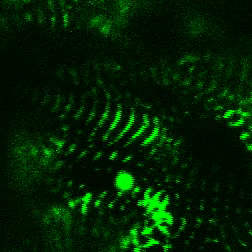
#> input picture frame 16 of src/project.avi, 252 x 252 px, given in place of A_25.avi, which was not available
$ python Read_Video.py
#> lines starting #> are read from the running program, lines starting #| are printed output that depends on the picture
#!/usr/bin/python3
# Author: Shreyasta Samal
# -*- coding: utf-8 -*-
# @File : Read_Video.py
import cv2

# [13 lines of commented-out code are left out]


import cv2

frameWidth = 640
frameHeight = 480
# cap = cv2.VideoCapture("blink_detection_demo.mp4")
cap = cv2.VideoCapture("resources/videos/A_25.avi")
i = 0
while True:
    success, img = cap.read()
#> img is the input picture: shape (252, 252, 3); mean B, G, R 2.2, 33.1, 2.3
    img = cv2.resize(img, (frameWidth, frameHeight))
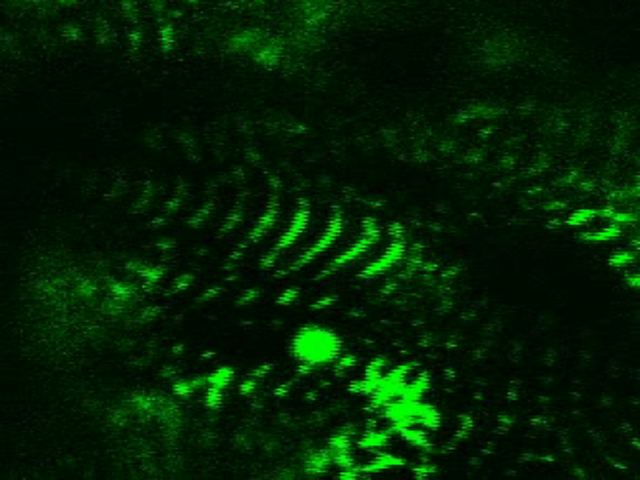
#> img: shape (480, 640, 3); mean B, G, R 2.2, 33, 2.2
    cv2.imwrite('C:/Users/Shreyasta/PycharmProjects/Sarcomere/src/resources/images/sarcomere/A_25/resize/'+ str(i) + '.png', img)
    cv2.imshow("Result", img)
    print(i)
    i+=1
    if cv2.waitKey(1) and 0xFF == ord('q'):
#> (key q is pressed here)
        break


# [7 lines of commented-out code are left out]

$ run again, starting later in the video
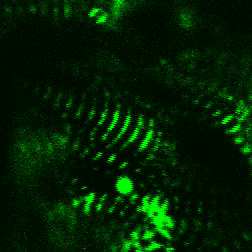
#> input picture frame 75 of src/project.avi, 252 x 252 px, given in place of A_25.avi, which was not available
#> img is the input picture: shape (252, 252, 3); mean B, G, R 2, 32.4, 2
#> `img = cv2.resize(img, (frameWidth, frameHeight))`:
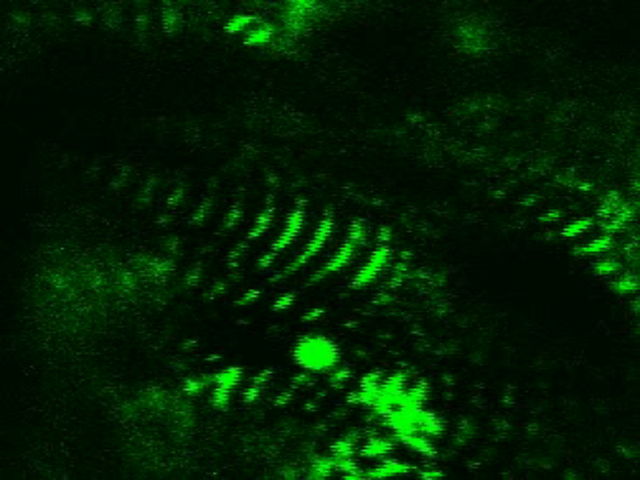
#> img: shape (480, 640, 3); mean B, G, R 1.9, 32.3, 2

$ run again, starting later in the video
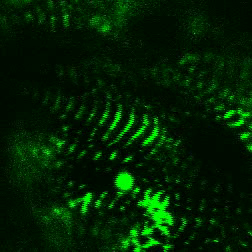
#> input picture frame 133 of src/project.avi, 252 x 252 px, given in place of A_25.avi, which was not available
#> img is the input picture: shape (252, 252, 3); mean B, G, R 2.2, 33.5, 2.2
#> `img = cv2.resize(img, (frameWidth, frameHeight))`:
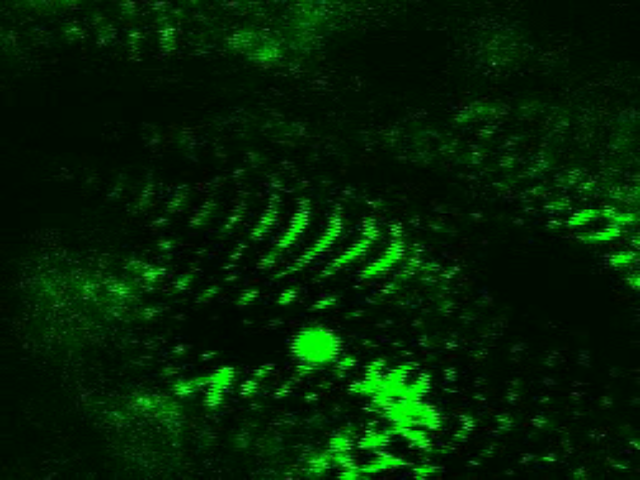
#> img: shape (480, 640, 3); mean B, G, R 2.1, 33.4, 2.2
